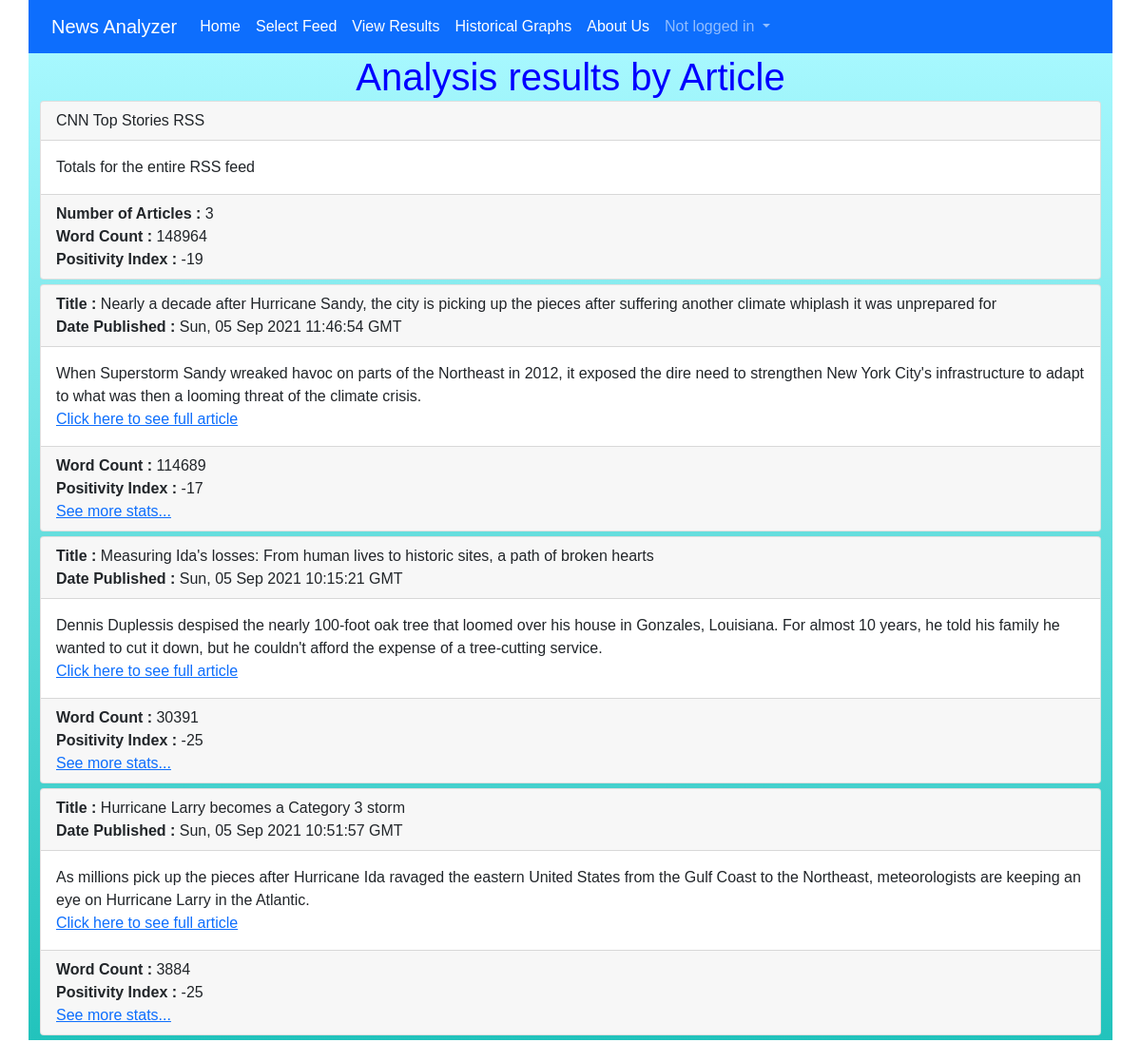
Before: /newsanalyzer/ with the older database file.
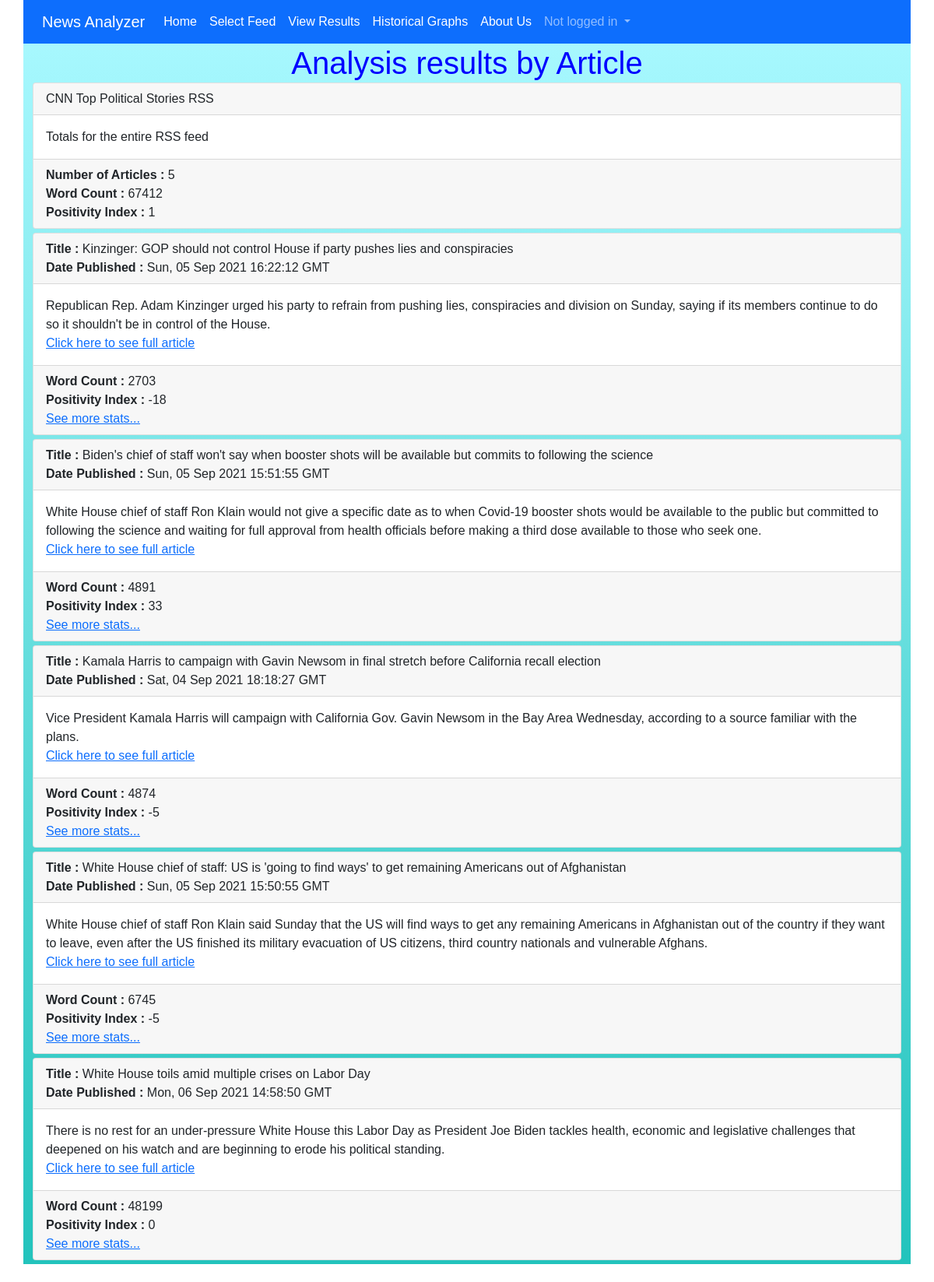
After: the same page with the newer database file.
### newsanalyzer/models.py (models this page shows, shortened)
class Article(models.Model):
    title = models.CharField(max_length=255, null=True)
    link = models.URLField(null=True)
    description = models.CharField(max_length=255, null=True)
    date = models.CharField(max_length=255, null=True)
    word_count = models.IntegerField(null=True)
    positivity_index = models.IntegerField(null=True)
    record_type = models.IntegerField(null=True)
    num_articles = models.IntegerField(null=True)
    distinct_word_count = models.IntegerField(null=True)
    avg_word_length = models.IntegerField(null=True)
    pos_tally = models.IntegerField(null=True)
    neg_tally = models.IntegerField(null=True)
    common_words_1 = models.CharField(max_length=25, null=True)
    common_words_tally_1 = models.IntegerField(null=True)
    common_words_2 = models.CharField(max_length=25, null=True)
    common_words_tally_2 = models.IntegerField(null=True)
    common_words_3 = models.CharField(max_length=25, null=True)
    common_words_tally_3 = models.IntegerField(null=True)
    common_words_4 = models.CharField(max_length=25, null=True)
    common_words_tally_4 = models.IntegerField(null=True)
    common_words_5 = models.CharField(max_length=25, null=True)
    common_words_tally_5 = models.IntegerField(null=True)

### newsanalyzer/views.py (the view, shortened to what this page needs)
# urls.py: path('', ArticleListView.as_view(), name='article_list'),
class ArticleListView(ListView):
    model = Article
    template_name = 'article_list.html'

### templates/article_list.html (shortened to what this page needs)
{% extends 'base.html' %}
{% block content %}
   <div class="container main-body">
      <h1>Analysis results by Article</h1>
      {% for article in object_list|dictsort:"record_type" %}
      <div class="card">
         <div class="card-header">
            {% if article.record_type > 0 %}
            <span class="font-weight-bold">
                  Title :
            </span>
            {% endif %}
            {{ article.title }}
            {% if article.record_type > 0 %}
               <br>
               <span class="font-weight-bold">
                  Date Published :
               </span>
               {{ article.date }}
            {% endif %}
         </div>
         <div class ="card-body">
               {{ article.description }}
               {% if article.record_type > 0 %}
                  <br>
                  <a href="{{ article.link }}" target="_blank">Click here to see full article</a>
               {% endif %}
         </div>
         <div class="card-footer">
            {% if article.record_type == 0 %}
               <span class="font-weight-bold">
                  Number of Articles :
               </span>
               {{ article.num_articles }}
               <br>
            {% endif %}
            <span class="font-weight-bold">
                  Word Count :
            </span>
            {{ article.word_count }}
            <br>
            <span class="font-weight-bold">
               Positivity Index :
            </span>
            {{ article.positivity_index }}
            {% if article.record_type > 0 %}
               <br>
               <a class="blue" href="{% url 'article_detail' article.pk %}">See more stats...</a>
            {% endif %}
         </div>
      </div>
      {% endfor %}
   </div>
{% endblock content %}

Changed rows visible on the page:
removed Article: title "CNN Top Stories RSS", description "Totals for the entire RSS feed", num_articles "3", word_count "148964", positivity_index "-19"
removed Article: shows "Title :", title "Nearly a decade after Hurricane Sandy, the city is picking up the pieces after suffering another climate whiplash it was unprepared for", date "Sun, 05 Sep 2021 11:46:54 GMT", description "When Superstorm Sandy wreaked havoc on parts of the Northeast in 2012, it exposed the dire need to strengthen New York City's infrastructure to adapt to what was then a looming threat of the climate crisis.", word_count "114689", positivity_index "-17", record_type "See more stats..."
removed Article: shows "Title :", title "Measuring Ida's losses: From human lives to historic sites, a path of broken hearts", date "Sun, 05 Sep 2021 10:15:21 GMT", description "Dennis Duplessis despised the nearly 100-foot oak tree that loomed over his house in Gonzales, Louisiana. For almost 10 years, he told his family he wanted to cut it down, but he couldn't afford the expense of a tree-cutting service.", word_count "30391", positivity_index "-25", record_type "See more stats..."
removed Article: shows "Title :", title "Hurricane Larry becomes a Category 3 storm", date "Sun, 05 Sep 2021 10:51:57 GMT", description "As millions pick up the pieces after Hurricane Ida ravaged the eastern United States from the Gulf Coast to the Northeast, meteorologists are keeping an eye on Hurricane Larry in the Atlantic.", word_count "3884", positivity_index "-25", record_type "See more stats..."
added Article: title "CNN Top Political Stories RSS", description "Totals for the entire RSS feed", num_articles "5", word_count "67412", positivity_index "1"
added Article: shows "Title :", title "Kinzinger: GOP should not control House if party pushes lies and conspiracies", date "Sun, 05 Sep 2021 16:22:12 GMT", description "Republican Rep. Adam Kinzinger urged his party to refrain from pushing lies, conspiracies and division on Sunday, saying if its members continue to do so it shouldn't be in control of the House.", word_count "2703", positivity_index "-18", record_type "See more stats..."
added Article: shows "Title :", title "Biden's chief of staff won't say when booster shots will be available but commits to following the science", date "Sun, 05 Sep 2021 15:51:55 GMT", description "White House chief of staff Ron Klain would not give a specific date as to when Covid-19 booster shots would be available to the public but committed to following the science and waiting for full approval from health officials before making a third dose available to those who seek one.", word_count "4891", positivity_index "33", record_type "See more stats..."
added Article: shows "Title :", title "Kamala Harris to campaign with Gavin Newsom in final stretch before California recall election", date "Sat, 04 Sep 2021 18:18:27 GMT", description "Vice President Kamala Harris will campaign with California Gov. Gavin Newsom in the Bay Area Wednesday, according to a source familiar with the plans.", word_count "4874", positivity_index "-5", record_type "See more stats..."
added Article: shows "Title :", title "White House chief of staff: US is 'going to find ways' to get remaining Americans out of Afghanistan", date "Sun, 05 Sep 2021 15:50:55 GMT", description "White House chief of staff Ron Klain said Sunday that the US will find ways to get any remaining Americans in Afghanistan out of the country if they want to leave, even after the US finished its military evacuation of US citizens, third country nationals and vulnerable Afghans.", word_count "6745", positivity_index "-5", record_type "See more stats..."
added Article: shows "Title :", title "White House toils amid multiple crises on Labor Day", date "Mon, 06 Sep 2021 14:58:50 GMT", description "There is no rest for an under-pressure White House this Labor Day as President Joe Biden tackles health, economic and legislative challenges that deepened on his watch and are beginning to erode his political standing.", word_count "48199", positivity_index "0", record_type "See more stats..."
